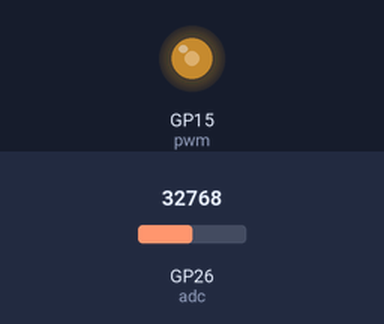
Bench run of a program on a simulated Raspberry Pi Pico running MicroPython. On the bench: output pins drawn as LEDs (lit = HIGH). The test bench sets the inputs (shaded band); at power-on: GP26 (adc) = 32768 (analog values on the 0–65535 scale).

Above: at 1.2 s.
1.3 s: GP26 (adc) set to 45874
At 2.5 s:
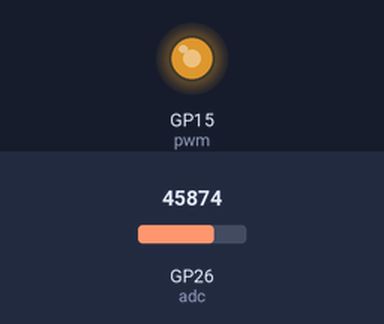
2.8 s: GP26 (adc) set to 57670
At 3.8 s:
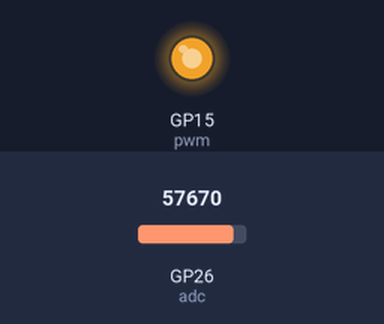
4.3 s: GP26 (adc) set to 7864
At 5.0 s:
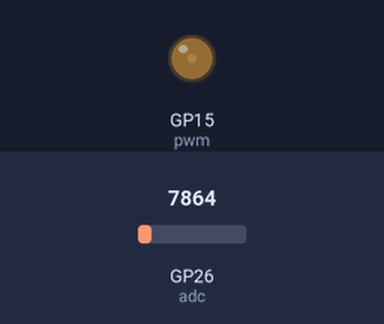
5.8 s: GP26 (adc) set to 0
At 6.2 s:
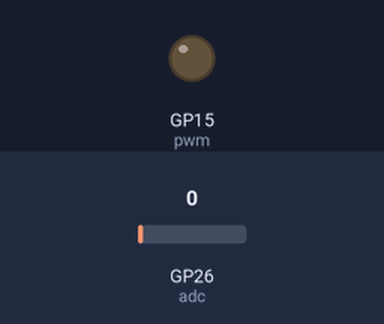
Timing chart, 0 to 8.3 s (numbered marks = the images above; inputs shaded):
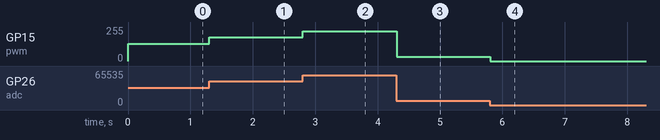

Measured:
- after the input at 1.3 s, GP15 (pwm): 128/255 → 178/255 at once
- after the input at 2.8 s, GP15 (pwm): 178/255 → 224/255 at once
- after the input at 4.3 s, GP15 (pwm): 224/255 → 31/255 at once
- after the input at 5.8 s, GP15 (pwm): 31/255 → 0/255 at once

The program:

08_potentiometer_fade_led.py
```python
# Potentiometer fade control

'''
Connect a potentiometer to GPIO26 (ADC0). The 'ears' of the pot should connect to 3V3 and ground
Connect an LED to GPIO15, use a 470ohm to connect the LED cathode to ground
For reference: https://datasheets.raspberrypi.org/pico/Pico-R3-A4-Pinout.pdf
'''

from machine import ADC, PWM, Pin
import time

adc = ADC(Pin(26)) # create 'adc' object to handle the ADC input

pwm = PWM(Pin(15))

pwm.freq(10000)

while True:
    pwm.duty_u16(adc.read_u16()) # Set the PWM duty directly with the ADC reading

    time.sleep(0.1)
```
